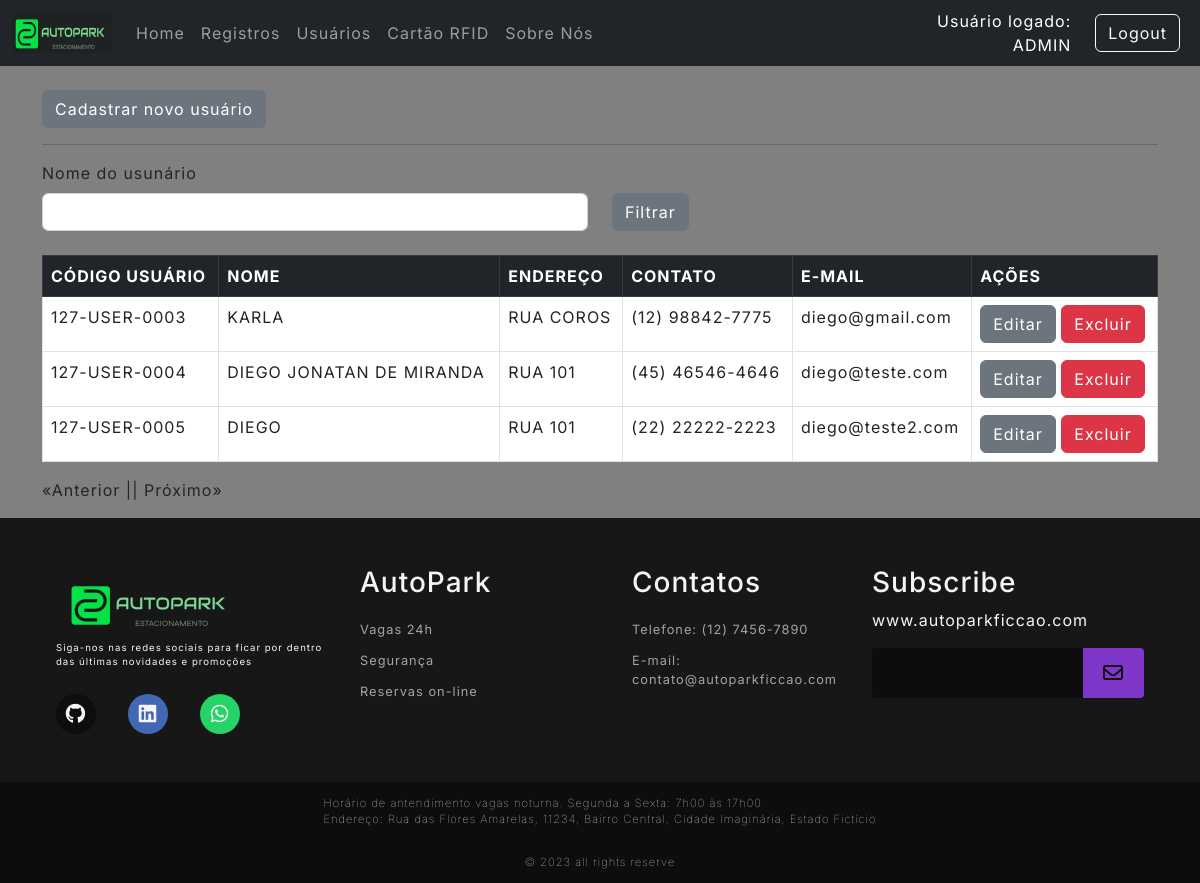
/user/list (signed in), run on the app's committed database.
### Src/Model/BancoDados.py (models this page shows, shortened)
class Usuarios(UserMixin,db.Model):
  __tablename__= "Usuarios"
  id = db.Column(db.Integer, primary_key=True, autoincrement=True)
  cpf = db.Column(db.Integer, unique=True)
  codUser = db.Column(db.Integer, unique=True)
  nome = db.Column(db.String(150))
  endereco = db.Column(db.String(150))
  contato = db.Column(db.String(150))
  email = db.Column(db.String(150))
  senha = db.Column(db.String(150))
  status = db.Column(db.String(3))

### Src/View/User.py (the view)
@User.route('/list', defaults={'page':1}, methods=['GET'])
@User.route('/list/<int:page>', methods=['GET'])
@login_required
def listUser(page):
  _userFilter=request.values.get('nomeUsuario')
  if _userFilter == 'None' or _userFilter is None:
    _userFilter=""
  return render_template('listaUsuarios.html', listData=UserController.List(page,_userFilter),_nomeUser=_userFilter)

### Src/Controller/Users.py (called while the page is built)
  def List(page,_userFilter, per_page=15):
    if len(_userFilter)<1 :
      query = Usuarios.query.paginate(page=page, per_page=per_page)
      queryCount = Usuarios.query.count()
    else:
      query = Usuarios.query.filter(Usuarios.nome.like('%'+_userFilter+'%')).paginate(page=page, per_page=per_page)
      queryCount = Usuarios.query.count()
    return {
      "regUser": query,
      "count": queryCount,
      "page": page,
      "per_page": per_page
    }

### Src/View/Login.py (called while the page is built)
@login_manager.user_loader
def load_user(employee_id):
  usuario = Usuarios.query.filter_by(id=employee_id).first()
  return usuario

### Templates/listaUsuarios.html (shortened to what this page needs)
{% extends 'base.html' %}
{% block conteudo %}
<br>
{% if current_user.status == "ADMIN" %}
<a href="{{url_for('router.user.listCodUser', id=current_user.nome)}}" class="btn btn-secondary btn-xs">Cadastrar novo usuário</a>
<hr>
{% endif%}
<div class="row">
    <label class="form-label" for="form3Example4">Nome do usunário</label>
    <fieldset class="form-group col-md-6">
        <form action="{{url_for('router.user.listUser')}}" method="GET">
            <input type="text" class="form-control" name="nomeUsuario" value="{{_nomeUser}}">
    </fieldset>
    <fieldset class="form-group col-md-4">
        <button type="submit" class="btn btn-secondary">Filtrar</button>
    </fieldset>
</div>
<br>
<div class="bg-white ">
  <table class="table table-bordered table-hover">
    <thead class="table-dark">
      <tr>
        <th scope="col">CÓDIGO USUÁRIO</th>
        <th scope="col">NOME</th>
        <th scope="col">ENDEREÇO</th>
        <th scope="col">CONTATO</th>
        <th scope="col">E-MAIL</th>
        {% if current_user.status == "ADMIN" %}
        <th scope="col">AÇÕES</th>
        {% endif %}
      </tr>
    </thead>
    <tbody>
      {% for registro in listData['regUser'].items %}
      {% if not registro.nome == "ADMIN" %}
      <tr>
        <td>{{registro.codUser}}</td>
        <td>{{registro.nome}}</td>
        <td>{{registro.endereco}}</td>
        <td>{{registro.contato}}</td>
        <td>{{registro.email}}</td>
        {% if current_user.status == "ADMIN" %}
        <td>
          <a href="{{registro.id}}/updateUser" class="btn btn-secondary btn-xs">Editar</a>
          <a href="{{registro.id}}/removeUser"
            onclick="return confirm('Deseja realmente excluir esse registro ?')"
            class="btn btn-danger btn-xs">Excluir</a>
        </td>
        {% endif %}
      </tr>
      {% endif %}
      {% endfor %}
    </tbody>
  </table>
</div>
<div style="display: flex;">
    {% if listData['regUser'].has_prev %}
    <a href="{{listData['regUser'].prev_num}}?nomeUsuario={{_nomeUser}}">«Anterior |</a>
    {% else %}
    <p>«Anterior |</p>
    {% endif %}
    {% if listData['regUser'].has_next %}
      {% if listData['page'] == 1%}
        <a href="list/{{listData['regUser'].next_num}}?nomeUsuario={{_nomeUser}}">| Próximo»</a>
      {% else %}
        <a href="{{listData['regUser'].next_num}}?nomeUsuario={{_nomeUser}}">| Próximo»</a>
      {% endif %}
    {% else %}
    <p>| Próximo»</p>
    {% endif %}
</div>
{% endblock conteudo %}

### Templates/base.html (shortened to what this page needs)
<!DOCTYPE html>
<html lang="pt-br">
<head>
  <link rel="stylesheet" href="https://cdn.jsdelivr.net/npm/bootstrap@5.2.3/dist/css/bootstrap.min.css"
>
  <link rel="stylesheet" href="https://cdnjs.cloudflare.com/ajax/libs/font-awesome/6.4.2/css/all.min.css"
 />
  <link rel="stylesheet" href="{{url_for('static', filename='style.css')}}">
</head>
<body>
  <header>
    {% include 'top.html' %}
  </header>
  <main class="main-auto">
    <div class="container">
      {% block conteudo %}
      {% endblock conteudo %}
    </div>
  </main>
  <footer>
    {% include 'footer.html' %}
  </footer>
</body>
</html>

### Templates/top.html
<div id="containers">
    <nav class="navbar navbar-expand-lg navbar-dark bg-dark">
        <div class="container-fluid">
            <a class="navbar-brand" href="{{url_for('router.home.index')}}">
                <img src="{{url_for('static', filename='Images/LogoNavi.png')}}" style="width: 100px; height: 40px;">
            </a>
            <div class="collapse navbar-collapse" id="navbarSupportedContent">
                <ul class="navbar-nav me-auto mb-2 mb-lg-0">
                    <li class="nav-item">
                        <a class="nav-link" href="{{url_for('router.home.index')}}">Home</a>
                    </li>
                    {% if current_user.nome == "ADMIN" %}
                    <li class="nav-item">
                        <a class="nav-link" href="{{url_for('router.traffic.list')}}">Registros</a>
                    </li>
                    <li class="nav-item">
                        <a class="nav-link" href="{{url_for('router.user.listUser')}}">Usuários</a>
                    </li>
                    <li class="nav-item">
                        <a class="nav-link" href="{{url_for('router.cadCartao.ListCartao')}}">Cartão RFID</a>
                    </li>
                    {% elif current_user.nome  %}
                    <li class="nav-item">
                        <a class="nav-link" href="{{ url_for('router.user.listUser')}}">Usuários</a>
                    </li>
                    {% endif %}
                    <li class="nav-item">
                        <a class="nav-link" href="{{url_for('router.about.sobre')}}">Sobre Nós</a>
                    </li>
                </ul>
                {% if not current_user.nome %}
                <div class="text-end" style="width: 200px;">
                    <a type="button" class="btn btn-outline-light me-2"
                        href="{{url_for('router.login.login')}}">Login</a>
                </div>
                {% else %}
                <div class="text-end me-4" style="text-align:right; color:white; width:300px ">
                    Usuário logado:<br>{{current_user.nome}}
                </div>
                <div class="text-end">
                    <a type="button" class="btn btn-outline-light me-2"
                        href="{{url_for('router.login.logout')}}">Logout</a>
                </div>
                {% endif %}
            </div>
        </div>
    </nav>
</div>

### Templates/footer.html (shortened to what this page needs)
  <div id="footer_content">
      <div id="footer_contacts">
          <img src="{{url_for('static', filename='Images/LogoFooter.png')}}">
          <p>Siga-nos nas redes sociais para ficar por dentro das últimas novidades e promoções</p>
          <div id="footer_social_media">
              <a href="#" class="footer-link" id="github">
                <i class="fa-brands fa-github"></i>
              </a>
              <a href="#" class="footer-link" id="linkedin">
                <i class="fa-brands fa-linkedin"></i>
              </a>
              <a href="#" class="footer-link" id="whatsapp">
                <i class="fa-brands fa-whatsapp"></i>
              </a>
          </div>
      </div>
          <ul class="footer-list">
            <li>
              <h3>AutoPark</h3>
            </li>
            <li>
              <a href="#" class="footer-link">Vagas 24h</a>
            </li>
            <li>
              <a href="#" class="footer-link">Segurança</a>
            </li>
            <li>
              <a href="#" class="footer-link">Reservas on-line</a>
            </li>
          </ul>
          <ul class="footer-list">
            <li>
              <h3>Contatos</h3>
            </li>
            <li>
              <a class="footer-link">Telefone: (12) 7456-7890</a>
            </li>
            <li>
              <a href="#" class="footer-link">E-mail: contato@autoparkficcao.com</a>
            </li>
          </ul>
          <div id = "footer_subscribe">
            <h3>Subscribe</h3>
            <p>
              www.autoparkficcao.com
            </p>
            <div id="input_group">
              <input type="email" id="email">
              <button><i class="fa-regular fa-envelope"></i></button>
            </div>
          </div>
  </div>
  <div id="footer_endereco">
    Horário de antendimento vagas noturna. Segunda a Sexta: 7h00 às 17h00
    <br>
    Endereço: Rua das Flores Amarelas, 11234, Bairro Central, Cidade Imaginária, Estado Fictício
  </div>
  <div id="footer_copyright">
      &#169
      2023 all rights reserve
  </div>

### Public/style.css (style rules this page uses)
:root { --color-neutral-0: #0e0c0c; --color-neutral-10: #171717; --color-neutral-30: #a8a29e; --color-neutral-40: #f5f5f5; --color-neutral-50: #808080; }
* { font-family: 'Inter', sans-serif; margin: 0; padding: 0; box-sizing: border-box; letter-spacing: 1px; }
body { background: var(--color-neutral-50); }
main { height: auto; }
footer { bottom: 0; width: 100%; color: var(--color-neutral-40); }
.footer-link { text-decoration: none; }
#footer_content { background-color: var(--color-neutral-10); display: grid; grid-template-columns: repeat(4, 1fr); padding: 3rem 3.5rem; }
#footer_contacts p { font-size: 0.6rem; }
#footer_social_media { display: flex; gap: 2rem; margin-top: 1.5rem; }
#footer_social_media .footer-link { display: flex; align-items: center; justify-content: center; height: 2.5rem; width: 2.5rem; color: var(--color-neutral-40); border-radius: 50%; transition: all 0.4s; }
#footer_social_media .footer-link i { font-size: 1.25rem; }
#github { background-color: #0e0c0c; }
#linkedin { background-color: #4267b3; }
#whatsapp { background-color: #25d366; }
.footer-list { display: flex; flex-direction: column; gap: 0.75rem; list-style: none; font-size: 0.8rem; }
.footer-list .footer-link { color: var(--color-neutral-30); transition: all 0.4s; }
#input_group { display: flex; align-items: center; background-color: var(--color-neutral-0); border-radius: 4px; }
#input_group input { all: unset; padding: 0.75rem; width: 100%; }
#input_group button { background-color: #7f37c9; border: none; color: var(--color-neutral-0); padding: 0px 1.25rem; font-size: 1.25rem; height: 50px; border-radius: 0px 4px 4px 0px; cursor: pointer; transition: all 0.4s; }
#footer_copyright { display: flex; justify-content: center; background-color: var(--color-neutral-0); font-size: 0.7rem; padding: 0.8rem; font-weight: 50; }
#footer_endereco { display: flex; justify-content: center; background-color: var(--color-neutral-0); font-size: 0.7rem; padding: 0.8rem; font-weight: 10; }

### data on the page
Usuarios: nome "ADMIN"
Usuarios: codUser "127-USER-0003", nome "KARLA", endereco "RUA COROS", contato "(12) 98842-7775", email "diego@gmail.com"
Usuarios: codUser "127-USER-0004", nome "DIEGO JONATAN DE MIRANDA", endereco "RUA 101", contato "(45) 46546-4646", email "diego@teste.com"
Usuarios: codUser "127-USER-0005", nome "DIEGO", endereco "RUA 101", contato "(22) 22222-2223", email "diego@teste2.com"
